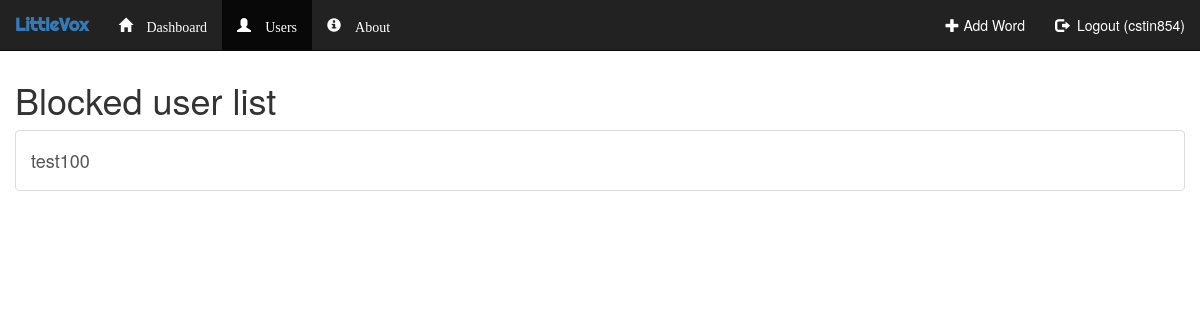
Before: /outline/blocked_users/ (signed in) with the older database file.
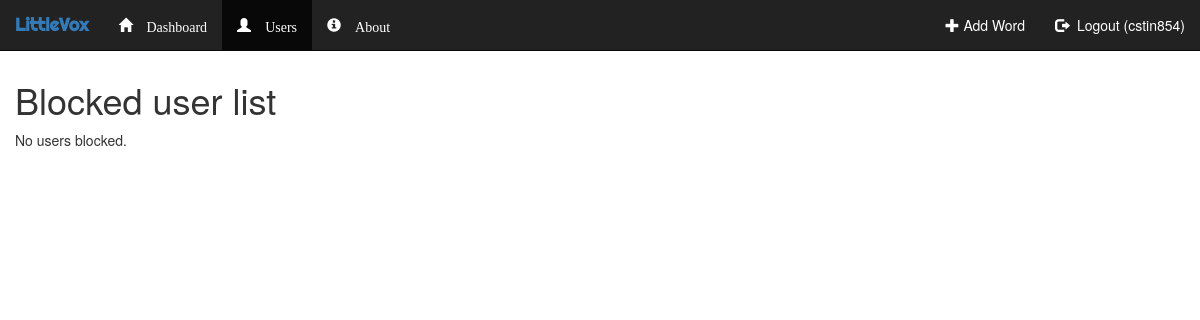
After: the same page with the newer database file.
### outline/models.py (models this page shows, shortened)
class Viewer(models.Model):
    owner = models.ForeignKey(User, on_delete=models.CASCADE)
    viewer = models.CharField(max_length=30)
    is_blocked = models.BooleanField(default=False)

### outline/views.py (the view)
def blocked_users(request):
    blocked_users_queryset = request.user.viewer_set.filter(is_blocked = True)
    context = dict()
    context['blocked_users'] = blocked_users_queryset
    context['users_active'] = True
    return render(request, 'outline/blocked.html', context)

### outline/templates/outline/blocked.html (shortened to what this page needs)
{% extends 'outline/base.html' %}
{% block body %}
<br>
<div class="container-fluid">
    <h1>Blocked user list</h1>
    {% if blocked_users %}
        <div class="list-group">
        {% for block in blocked_users %}
        <a href="/outline/unblock/{{block.viewer}}/" class="list-group-item">
            <h4>{{ block.viewer }}</h4>
        </a>
        {% endfor %}
        </div>
    {% else %}
        No users blocked.
    {% endif %}
</div>
{% endblock %}

### outline/templates/outline/base.html (shortened to what this page needs)
<!DOCTYPE html>
<html lang="en">
<head>
    <link rel="stylesheet" href="https://maxcdn.bootstrapcdn.com/bootstrap/3.3.7/css/bootstrap.min.css">
    {% load staticfiles %}
</head>
<body>
<nav class="navbar navbar-inverse  navbar-fixed-top">
    <div class="container-fluid">
        <div class="navbar-header">
            <a class="navbar-brand" href="{% url 'outline:index' %}" style="font-family: 'Righteous', serif;
                color: #337AB7;">
                <strong>LittleVox</strong>
            </a>
        </div>
        <div class="collapse navbar-collapse" id="myNavbar">
            <ul class="nav navbar-nav">
                <li class="{% if dashboard_active %}active{% endif %}">
                    <a href="
                            {% if request.user.username %}/outline/user/{{ request.user.username }}/
                            {% else %}{% url 'outline:index' %}
                            {% endif %}" style="color: #FFFFFF;">
                        <span class="glyphicon glyphicon-home" aria-hidden="True">&nbsp;Dashboard</span>
                    </a>
                </li>
                <li class="{% if users_active %}active{% endif %}">
                    <a href="{% url 'outline:users' %}" style="color: #FFFFFF;">
                        <span class="glyphicon glyphicon-user" aria-hidden="True">&nbsp;Users</span>
                    </a>
                </li>
                <li class="{% if about_active %}active{% endif %}">
                    <a href="#" style="color: #FFFFFF;">
                        <span class="glyphicon glyphicon-info-sign" aria-hidden="True">&nbsp;About</span>
                    </a>
                </li>
            </ul>
            <ul class="nav navbar-nav navbar-right">
                <li class="{% if addword_active %}active{% endif %}">
                    <a href="/outline/addword/" style="color: #FFFFFF;"><span class="glyphicon glyphicon-plus"></span>&nbsp;Add Word</a>
                </li>
                {% if request.user.username %}
                <li class="{% if loginout_active %}active{% endif %}">
                    <a href="{% url 'outline:logout' %}" style="color: #FFFFFF;"><span
                            class="glyphicon glyphicon-log-out"></span>
                        &nbsp;Logout ({{ request.user.username }})
                    </a>
                </li>
                {% else %}
                <li class="{% if loginout_active %}active{% endif %}">
                    <a href="{% url 'outline:login_view' %}" style="color: #FFFFFF;">
                        <span class="glyphicon glyphicon-log-in"></span>&nbsp;Login
                    </a>
                </li>
                {% endif %}
            </ul>
        </div>
    </div>
</nav>
<br><br>
{% block body %}
{% endblock %}
</body>
</html>

Changed rows visible on the page:
removed Viewer: viewer "test100"
Other visible differences:
text now shown: "No users blocked."
